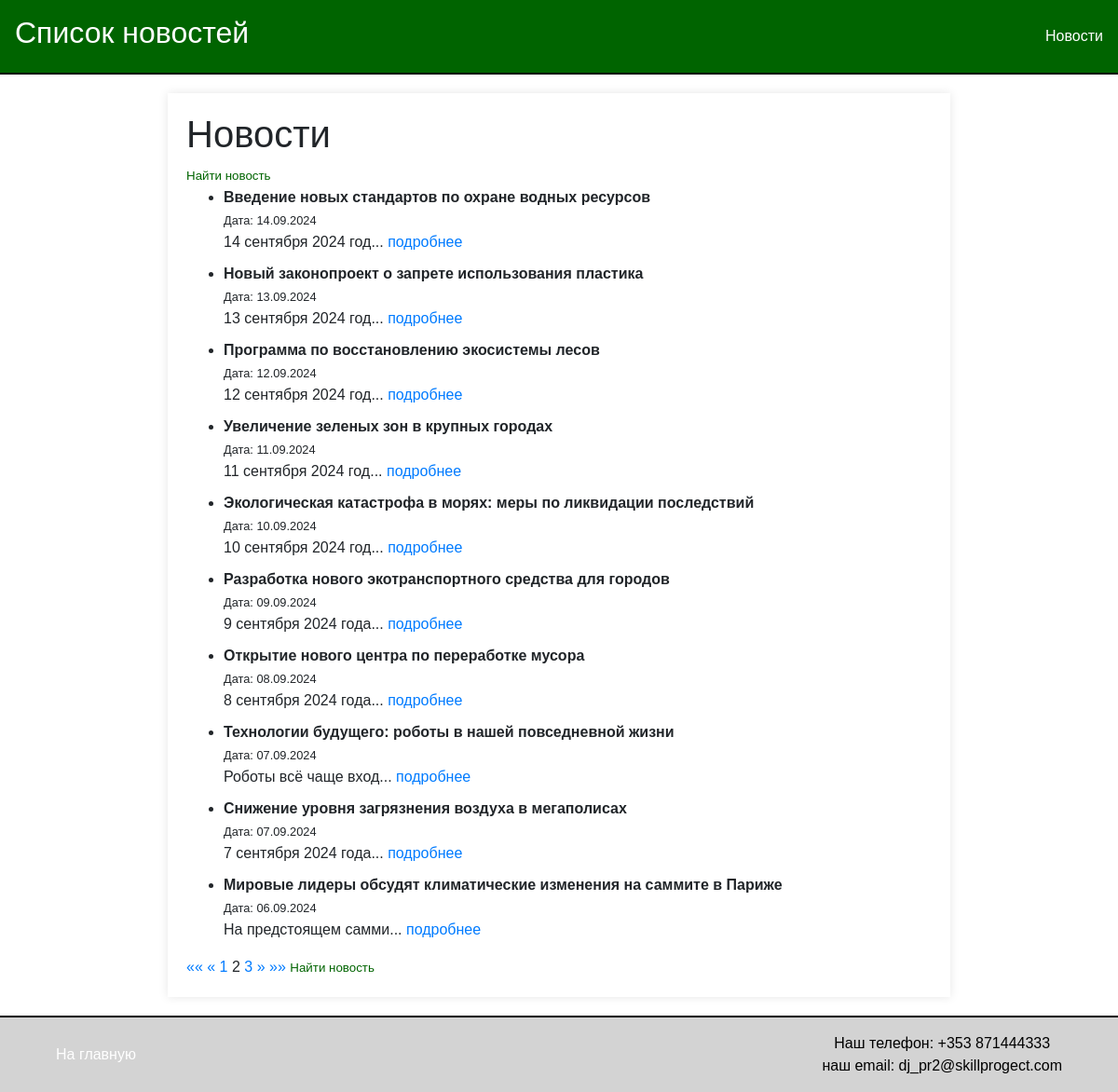
Before: /news/?page=2 with the older database file.
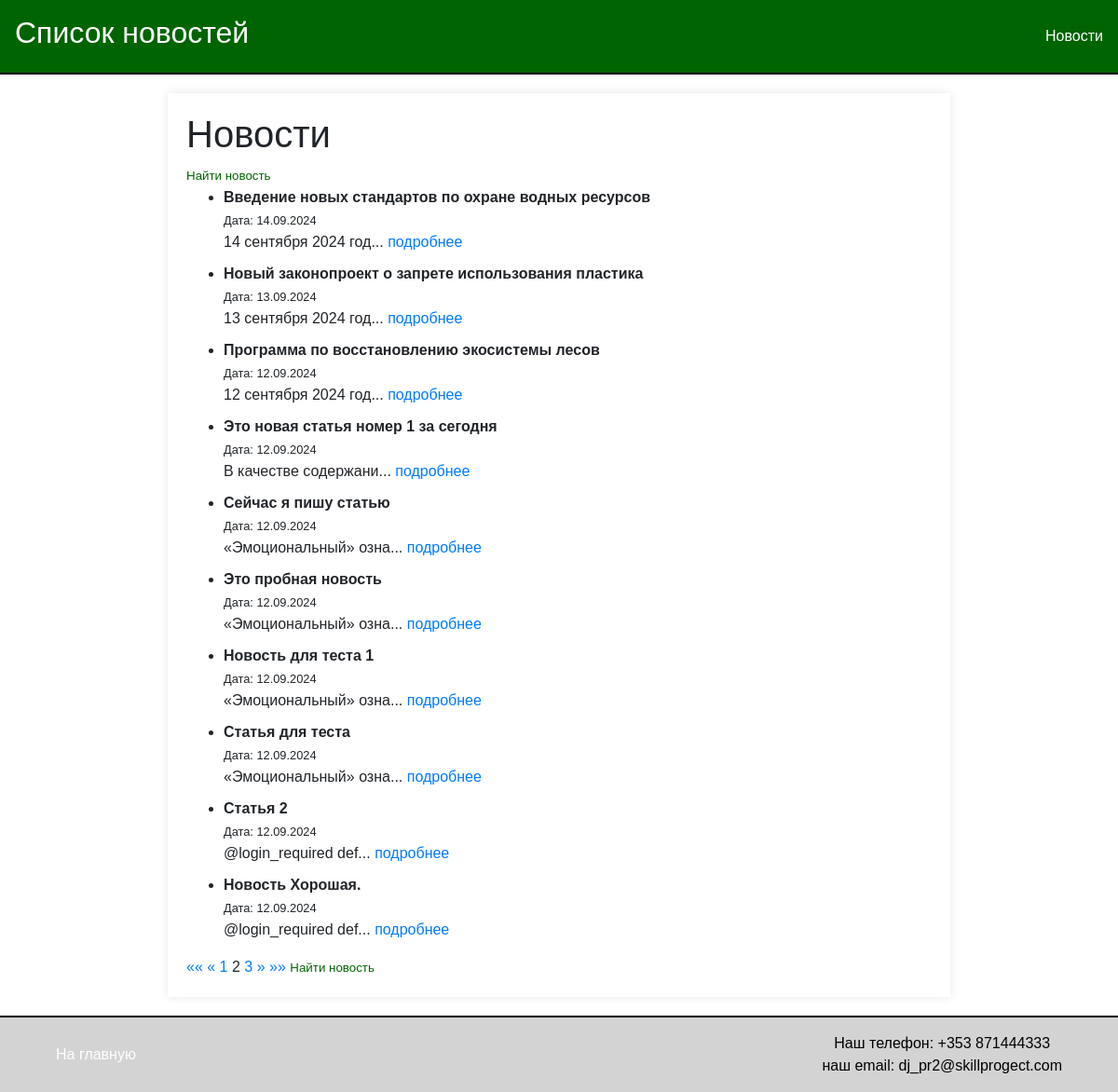
After: the same page with the newer database file.
### news/models.py (models this page shows)
class Article(models.Model):
    title = models.CharField(max_length=200)
    content = models.TextField()
    publication_date = models.DateField()
    author = models.CharField(max_length=100)
    type = models.BooleanField()  # Новое поле с типом Boolean которое показывает что это статья type=False

### news/views.py (the view)
# urls.py: path('news/', views.article_list, name='article_list'),
def article_list(request):
    articles = Article.objects.all().order_by('-publication_date')
    paginator = Paginator(articles, 10)
    page_number = request.GET.get('page')
    try:
        page_obj = paginator.get_page(page_number)
    except PageNotAnInteger:
        page_obj = paginator.get_page(1)
    except EmptyPage:
        page_obj = paginator.get_page(paginator.num_pages)
    return render(request, 'news/article_list.html', {'page_obj': page_obj})

### news/templatetags/censor_filters.py (called while the page is built)
@register.filter
def censor(value):
    if not isinstance(value, str):
        raise ValueError('Filter can only be applied to strings')
    def replace_word(match):
        word = match.group()
        if word.lower() in PROHIBITED_WORDS:
            return word[0] + '*' * (len(word) - 1)
        return word
    pattern = r'\b(?:' + '|'.join(re.escape(word) for word in PROHIBITED_WORDS) + r')\b'
    censored_text = re.sub(pattern, replace_word, value, flags=re.IGNORECASE)
    return censored_text

### news/templates/news/article_list.html (shortened to what this page needs)
{% extends 'news/default.html' %}
{% load censor_filters %}
{% block header %}Список новостей{% endblock %}
{% block content %}
    <h1>Новости </h1>
    <a href="{% url 'article_search' %}" style="font-size: smaller; color: darkgreen;">Найти новость</a>
    <ul>
        {% for article in page_obj %}
            <li style="margin-bottom: 10px;">
                <strong>{{ article.title|censor }}</strong> <br>
                <small>Дата: {{ article.publication_date|date:"d.m.Y" }}</small> <br>
                {{ article.content|slice:":20" }}...
                <a href="{% url 'article_detail' article.id %}">подробнее</a>
            </li>
        {% empty %}
            <p>Новостей пока нет.</p>
        {% endfor %}
    </ul>
    <div class="pagination">
        <span class="step-links">
            {% if page_obj.has_previous %}
                <a href="?page=1" title="Первая страница">&laquo;&laquo;</a>
                <a href="?page={{ page_obj.previous_page_number }}" title="Предыдущая страница">&laquo;</a>
            {% else %}
                <span class="disabled">&laquo;&laquo;</span>
                <span class="disabled">&laquo;</span>
            {% endif %}
            {% for num in page_obj.paginator.page_range %}
                {% if num == page_obj.number %}
                    <span class="current">{{ num }}</span>
                {% elif num > page_obj.number|add:"-2" and num < page_obj.number|add:"2" %}
                    <a href="?page={{ num }}" title="Страница {{ num }}">{{ num }}</a>
                {% endif %}
            {% endfor %}
            {% if page_obj.has_next %}
                <a href="?page={{ page_obj.next_page_number }}" title="Следующая страница">&raquo;</a>
                <a href="?page={{ page_obj.paginator.num_pages }}" title="Последняя страница">&raquo;&raquo;</a>
                <a href="{% url 'article_search' %}" style="font-size: smaller; color: darkgreen;">Найти новость</a>
            {% else %}
                <span class="disabled">&raquo;</span>
                <span class="disabled">&raquo;&raquo;</span>
            {% endif %}
        </span>
    </div>
{% endblock %}

Changed rows visible on the page:
no longer on this page (row unchanged): Article: title|censor "Увеличение зеленых зон в крупных городах", publication_date "11.09.2024", content "11 сентября 2024 год"
no longer on this page (row unchanged): Article: title|censor "Экологическая катастрофа в морях: меры по ликвидации последствий", publication_date "10.09.2024", content "10 сентября 2024 год"
no longer on this page (row unchanged): Article: title|censor "Разработка нового экотранспортного средства для городов", publication_date "09.09.2024", content "9 сентября 2024 года"
no longer on this page (row unchanged): Article: title|censor "Открытие нового центра по переработке мусора", publication_date "08.09.2024", content "8 сентября 2024 года"
no longer on this page (row unchanged): Article: title|censor "Технологии будущего: роботы в нашей повседневной жизни", publication_date "07.09.2024", content "Роботы всё чаще вход"
no longer on this page (row unchanged): Article: title|censor "Снижение уровня загрязнения воздуха в мегаполисах", publication_date "07.09.2024", content "7 сентября 2024 года"
no longer on this page (row unchanged): Article: title|censor "Мировые лидеры обсудят климатические изменения на саммите в Париже", publication_date "06.09.2024", content "На предстоящем самми"
added Article: title|censor "Это новая статья номер 1 за сегодня", publication_date "12.09.2024", content "В качестве содержани"
added Article: title|censor "Сейчас я пишу статью", publication_date "12.09.2024", content "«Эмоциональный» озна"
added Article: title|censor "Это пробная новость", publication_date "12.09.2024", content "«Эмоциональный» озна"
added Article: title|censor "Новость для теста 1", publication_date "12.09.2024", content "«Эмоциональный» озна"
added Article: title|censor "Статья для теста", publication_date "12.09.2024", content "«Эмоциональный» озна"
added Article: title|censor "Статья 2", publication_date "12.09.2024", content "@login_required def"
added Article: title|censor "Новость Хорошая.", publication_date "12.09.2024", content "@login_required def"
